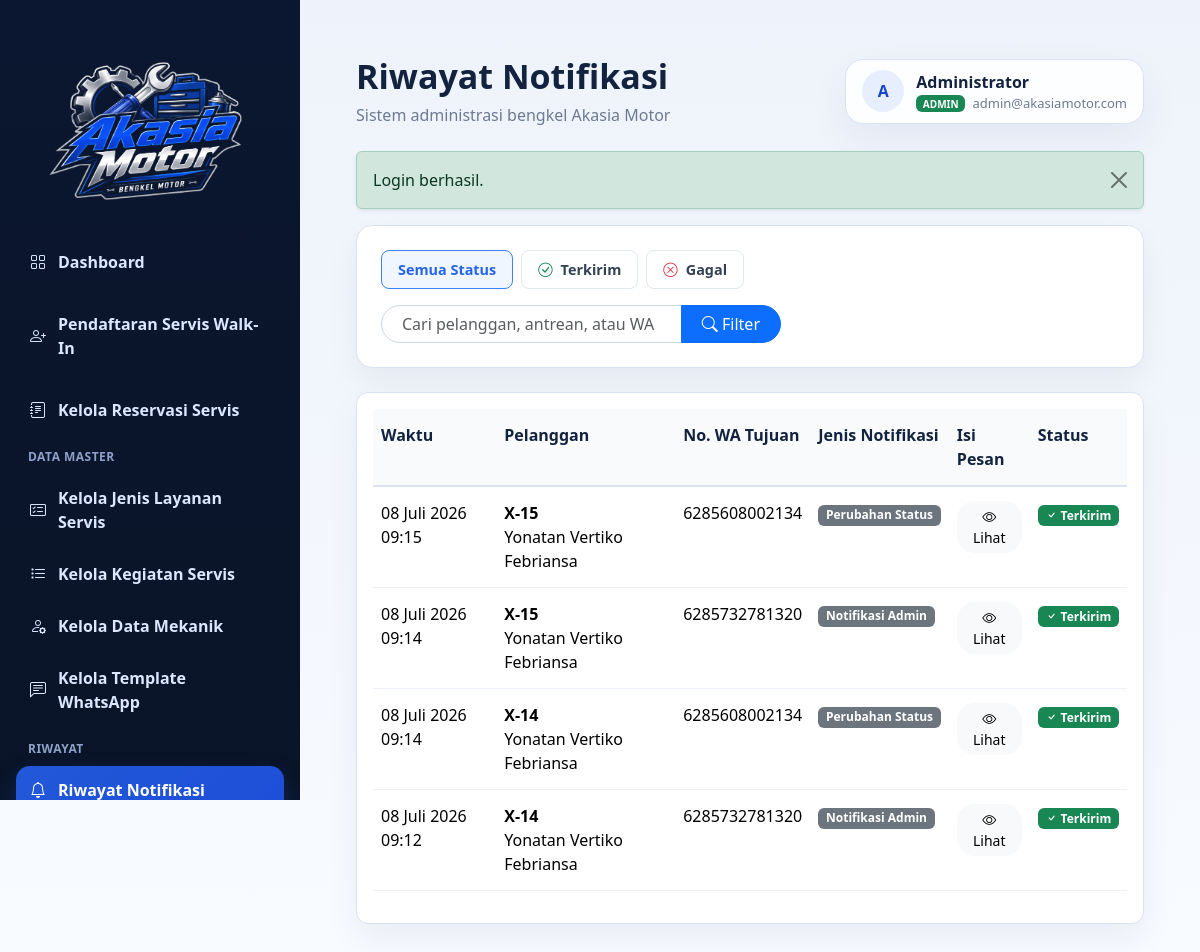
Page /akasia_admin/index.php?page=notifikasi (signed in) on the committed database.
### tables this page shows
CREATE TABLE `notifikasi_wa` (
  `id` int(11) NOT NULL,
  `reservasi_id` int(11) NOT NULL,
  `no_tujuan` varchar(20) NOT NULL,
  `pesan` text NOT NULL,
  `jenis` enum('Konfirmasi Reservasi','Pengingat Jadwal','Antrian Dipanggil','Callback Pending','Perubahan Status','Servis Selesai','Notifikasi Admin') NOT NULL,
  `status` enum('Terkirim','Gagal') DEFAULT 'Terkirim',
  `sent_at` timestamp NOT NULL DEFAULT current_timestamp()
);

CREATE TABLE `reservasi` (
  `id` int(11) NOT NULL,
  `no_antrian` varchar(10) NOT NULL,
  `user_id` int(11) NOT NULL,
  `mekanik_id` int(11) DEFAULT NULL,
  `jenis_layanan_id` int(11) NOT NULL,
  `jenis_reservasi` enum('Online','Walk-in') DEFAULT 'Online',
  `no_plat` varchar(20) NOT NULL,
  `jenis_kendaraan` varchar(50) DEFAULT NULL,
  `tipe_model` varchar(50) DEFAULT NULL,
  `tahun` year(4) DEFAULT NULL,
  `warna` varchar(30) DEFAULT NULL,
  `keluhan` text DEFAULT NULL,
  `kehadiran` enum('Belum Hadir','Hadir') DEFAULT 'Belum Hadir',
  `status` enum('menunggu_konfirmasi','dikonfirmasi','menunggu_antrean','diproses','pending','selesai','dibatalkan') NOT NULL DEFAULT 'menunggu_konfirmasi',
  `alasan_status` text DEFAULT NULL,
  `catatan_mekanik` text DEFAULT NULL,
  `hasil_servis` text DEFAULT NULL,
  `biaya_jasa` decimal(12,2) NOT NULL DEFAULT 0.00,
  `total_biaya` decimal(12,2) NOT NULL DEFAULT 0.00,
  `catatan_tambahan` text DEFAULT NULL,
  `tanggal_servis` date DEFAULT NULL,
  `waktu_konfirmasi` datetime DEFAULT NULL,
  `waktu_hadir` datetime DEFAULT NULL,
  `waktu_pending` datetime DEFAULT NULL,
  `waktu_mulai_servis` datetime DEFAULT NULL,
  `estimasi_durasi` int(11) DEFAULT 0,
  `waktu_selesai` datetime DEFAULT NULL,
  `reminder_status` enum('belum_dikirim','sudah_dikirim') NOT NULL DEFAULT 'belum_dikirim',
  `reminder_sent_at` datetime DEFAULT NULL,
  `created_at` timestamp NOT NULL DEFAULT current_timestamp(),
  `updated_at` timestamp NOT NULL DEFAULT current_timestamp() ON UPDATE current_timestamp()
);

CREATE TABLE `users` (
  `id` int(11) NOT NULL,
  `nama` varchar(100) NOT NULL,
  `email` varchar(100) NOT NULL,
  `password` varchar(255) NOT NULL,
  `no_whatsapp` varchar(20) DEFAULT NULL,
  `alamat` text DEFAULT NULL,
  `role` enum('owner','admin','pelanggan') DEFAULT 'pelanggan',
  `created_at` timestamp NOT NULL DEFAULT current_timestamp()
);

### akasia_admin/index.php (called while the page is built, shortened)
<?php
require __DIR__ . '/includes/functions.php';
$page = $_GET['page'] ?? 'dashboard';
$pageFile = __DIR__ . '/pages/' . $page . '.php';
require __DIR__ . '/layout/header.php';
require __DIR__ . '/layout/sidebar.php';
require $pageFile;
require __DIR__ . '/layout/footer.php';

### akasia_admin/includes/functions.php (called while the page is built, shortened)
<?php
function formatDateIndonesia(?string $value): string
{
    $timestamp = strtotime($value);
    $months = [
        1 => 'Januari',
        2 => 'Februari',
        3 => 'Maret',
        4 => 'April',
        5 => 'Mei',
        6 => 'Juni',
        7 => 'Juli',
        8 => 'Agustus',
        9 => 'September',
        10 => 'Oktober',
        11 => 'November',
        12 => 'Desember',
    ];
    return date('d', $timestamp) . ' ' . ($months[(int) date('n', $timestamp)] ?? date('m', $timestamp)) . ' ' . date('Y', $timestamp);
}
function formatDateTimeIndonesia(?string $value): string
{
    $timestamp = strtotime($value);
    return formatDateIndonesia($value) . ' ' . date('H:i', $timestamp);
}

### akasia_admin/pages/notifikasi.php (the view, shortened to what this page needs)
<?php
$search = trim($_GET['q'] ?? '');
$statusFilter = trim($_GET['status_notif'] ?? '');
$perPage = 15;
$currentPage = max(1, (int) ($_GET['p'] ?? 1));
$offset = ($currentPage - 1) * $perPage;
$whereSql = "WHERE 1=1";
$params = [];
$stmt = $pdo->prepare(
    "
    SELECT n.*, r.no_antrian, u.nama AS pelanggan
    FROM notifikasi_wa n
    JOIN reservasi r ON r.id = n.reservasi_id
    JOIN users u ON u.id = r.user_id
    $whereSql
    ORDER BY n.sent_at DESC
    LIMIT " . (int)$perPage . " OFFSET " . (int)$offset
);
$stmt->execute($params);
$notifikasiList = $stmt->fetchAll();
?>
<div class="card mb-4 shadow-sm border-0" style="border-radius: 16px; background-color: #ffffff;">
    <div class="card-body p-4">
        <div class="d-flex flex-column gap-3">
            <div class="d-flex flex-wrap gap-2">
                <a href="index.php?page=notifikasi" class="stage-chip <?= empty($statusFilter) ? 'active' : '' ?>">Semua Status</a>
                <a href="index.php?page=notifikasi&status_notif=Terkirim" class="stage-chip <?= $statusFilter === 'Terkirim' ? 'active' : '' ?>"><i class="bi bi-check-circle text-success"></i> Terkirim</a>
                <a href="index.php?page=notifikasi&status_notif=Gagal" class="stage-chip <?= $statusFilter === 'Gagal' ? 'active' : '' ?>"><i class="bi bi-x-circle text-danger"></i> Gagal</a>
            </div>
            <form method="get" action="index.php" class="d-flex align-items-center" style="width: 100%; max-width: 400px;">
                <div class="input-group">
                    <input type="text" name="q" value="<?= htmlspecialchars($search) ?>" class="form-control" placeholder="Cari pelanggan, antrean, atau WA" style="border-radius: 20px 0 0 20px; padding-left: 20px; border-color: #cbd5e1;">
                    <button type="submit" class="btn btn-primary" style="border-radius: 0 20px 20px 0; padding-right: 20px; padding-left: 20px;">
                        <i class="bi bi-search"></i> Filter
                    </button>
                </div>
            </form>
        </div>
    </div>
</div>
<div class="card shadow-sm border-0" style="border-radius: 12px;">
    <div class="card-body">
        <?php if (empty($notifikasiList)): ?>
            <div class="text-center py-5">
                <i class="bi bi-bell-slash display-4 text-muted"></i>
                <p class="mt-3 text-muted">Tidak ada data untuk filter ini.</p>
            </div>
        <?php else: ?>
            <div class="table-responsive">
                <table class="table table-hover align-middle">
                    <thead>
                        <tr>
                            <th>Waktu</th>
                            <th>Pelanggan</th>
                            <th>No. WA Tujuan</th>
                            <th>Jenis Notifikasi</th>
                            <th>Isi Pesan</th>
                            <th>Status</th>
                        </tr>
                    </thead>
                    <tbody>
                        <?php foreach ($notifikasiList as $n): ?>
                            <tr>
                                <td><?= formatDateTimeIndonesia($n['sent_at']) ?></td>
                                <td>
                                    <strong><?= htmlspecialchars($n['no_antrian']) ?></strong><br>
                                    <?= htmlspecialchars($n['pelanggan']) ?>
                                </td>
                                <td><?= htmlspecialchars($n['no_tujuan']) ?></td>
                                <td><span class="badge bg-secondary"><?= htmlspecialchars($n['jenis']) ?></span></td>
                                <td>
                                    <button type="button" class="btn btn-sm btn-light" data-bs-toggle="modal" data-bs-target="#pesanModal<?= $n['id'] ?>">
                                        <i class="bi bi-eye"></i> Lihat
                                    </button>
                                </td>
                                <td>
                                    <?php if ($n['status'] === 'Terkirim'): ?>
                                        <span class="badge bg-success"><i class="bi bi-check"></i> Terkirim</span>
                                    <?php else: ?>
                                        <span class="badge bg-danger"><i class="bi bi-x"></i> Gagal</span>
                                    <?php endif; ?>
                                </td>
                            </tr>
                        <?php endforeach; ?>
                    </tbody>
                </table>
            </div>
        <?php endif; ?>
    </div>
</div>

### akasia_admin/assets/css/style.css (style rules this page uses)
:root { --sidebar-bg: #0b1730; --sidebar-soft: #11244a; --sidebar-active: #2258d8; --sidebar-text: #dbe7ff; --body-bg: #f4f7fb; --surface: #ffffff; --border: #d9e2f1; --title: #13233f; --muted: #6c7a92; --success-soft: #e9fbf0; --warning-soft: #fff5de; --danger-soft: #fff0ef; --status-1-bg: #e3f2fd; --status-1-text: #1565c0; --status-2-bg: #e8f5e9; --status-2-text: #2e7d32; --status-3-bg: #fff3e0; --status-3-text: #ef6c00; --status-4-bg: #fce4ec; --status-4-text: #c2185b; --status-5-bg: #f3e5f5; --status-5-text: #7b1fa2; --status-6-bg: #e0f2f1; --status-6-text: #00695c; }
* { box-sizing: border-box; }
body { margin: 0; font-family: "Segoe UI", Tahoma, Geneva, Verdana, sans-serif; background: linear-gradient(180deg, #eef3fb 0%, #f8fbff 100%); color: var(--title); overflow-x: hidden; }
.card, .topbar-user, .form-control, .form-select, .btn, .modal-content { border-radius: 18px; }
.card { border: 1px solid var(--border) !important; box-shadow: 0 16px 34px rgba(16, 37, 74, 0.06) !important; }
.stage-chip { display: inline-flex; align-items: center; gap: 8px; padding: 8px 16px; border-radius: 8px; border: 1px solid #e2e8f0; background: #fff; color: #334155; text-decoration: none; font-weight: 600; font-size: 0.9rem; transition: all 0.2s ease; }
.stage-chip.active { background-color: #eff6ff; border-color: #3b82f6; color: #2563eb; }
.table > :not(caption) > * > * { padding-top: 14px; padding-bottom: 14px; border-bottom-color: #edf2f8; vertical-align: top; }
.table thead th { font-weight: 700; color: var(--title); background: #f8fafc; border-bottom: 2px solid var(--border); }
.table-responsive { overflow-x: auto; }

### rows in the picture
notifikasi_wa: sent_at "08 Juli 2026 09:15", reservasi.no_antrian "X-15", users.nama "Yonatan Vertiko Febriansa", no_tujuan "6285608002134", jenis "Perubahan Status", status "Terkirim" (drawn)
notifikasi_wa: sent_at "08 Juli 2026 09:14", reservasi.no_antrian "X-15", users.nama "Yonatan Vertiko Febriansa", no_tujuan "6285732781320", jenis "Notifikasi Admin", status "Terkirim" (drawn)
notifikasi_wa: sent_at "08 Juli 2026 09:14", reservasi.no_antrian "X-14", users.nama "Yonatan Vertiko Febriansa", no_tujuan "6285608002134", jenis "Perubahan Status", status "Terkirim" (drawn)
notifikasi_wa: sent_at "08 Juli 2026 09:12", reservasi.no_antrian "X-14", users.nama "Yonatan Vertiko Febriansa", no_tujuan "6285732781320", jenis "Notifikasi Admin", status "Terkirim" (drawn)

### other values in the picture
$pageTitle "Riwayat Notifikasi"
substr($adminUser['nama'] ?? 'U', 0, 1) "A"
$adminUser['nama'] "Administrator"
$userRole "ADMIN"
$adminUser['email'] "admin@akasiamotor.com"
$flash['message'] "Login berhasil."
